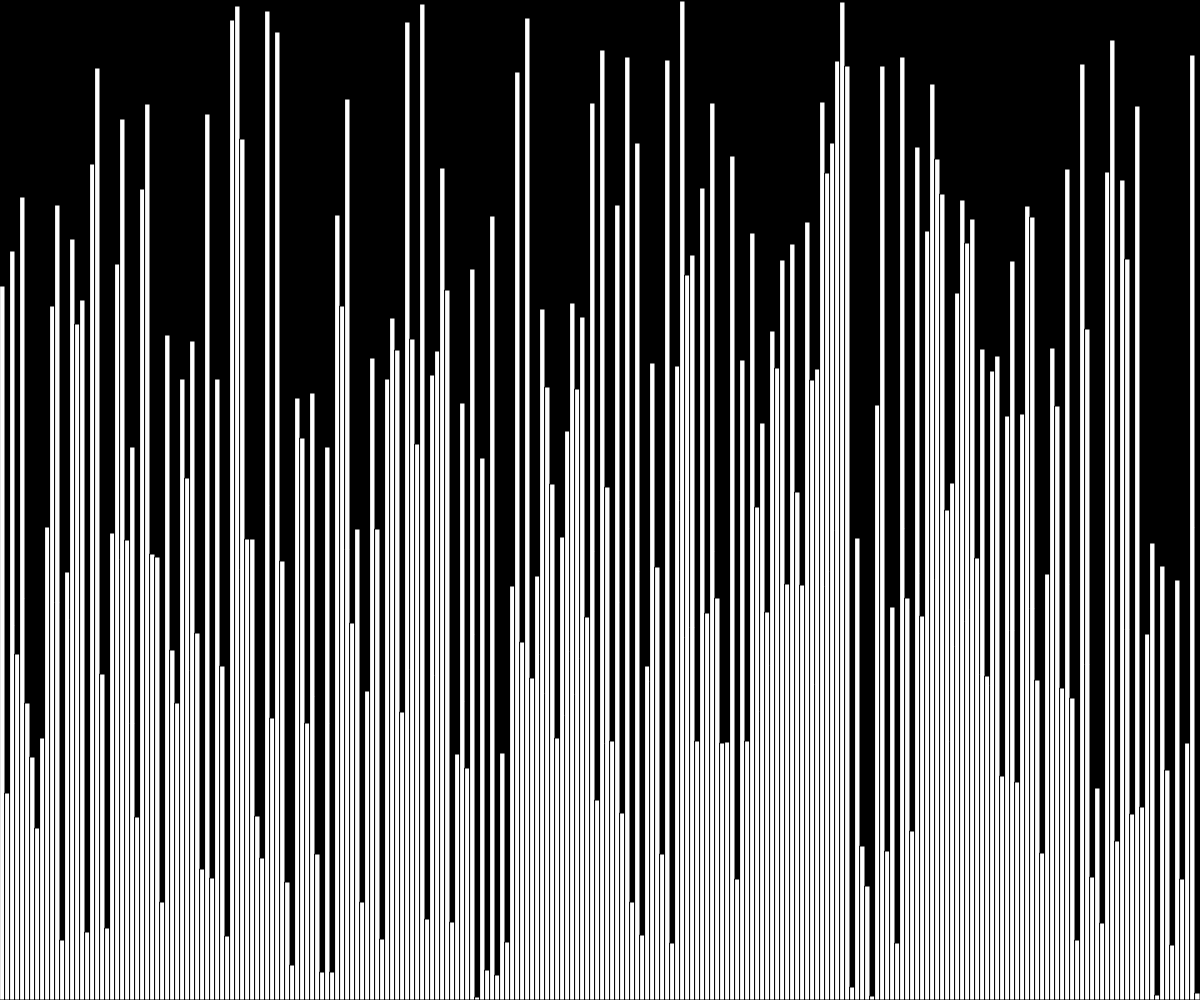
Frame 1 (no input)
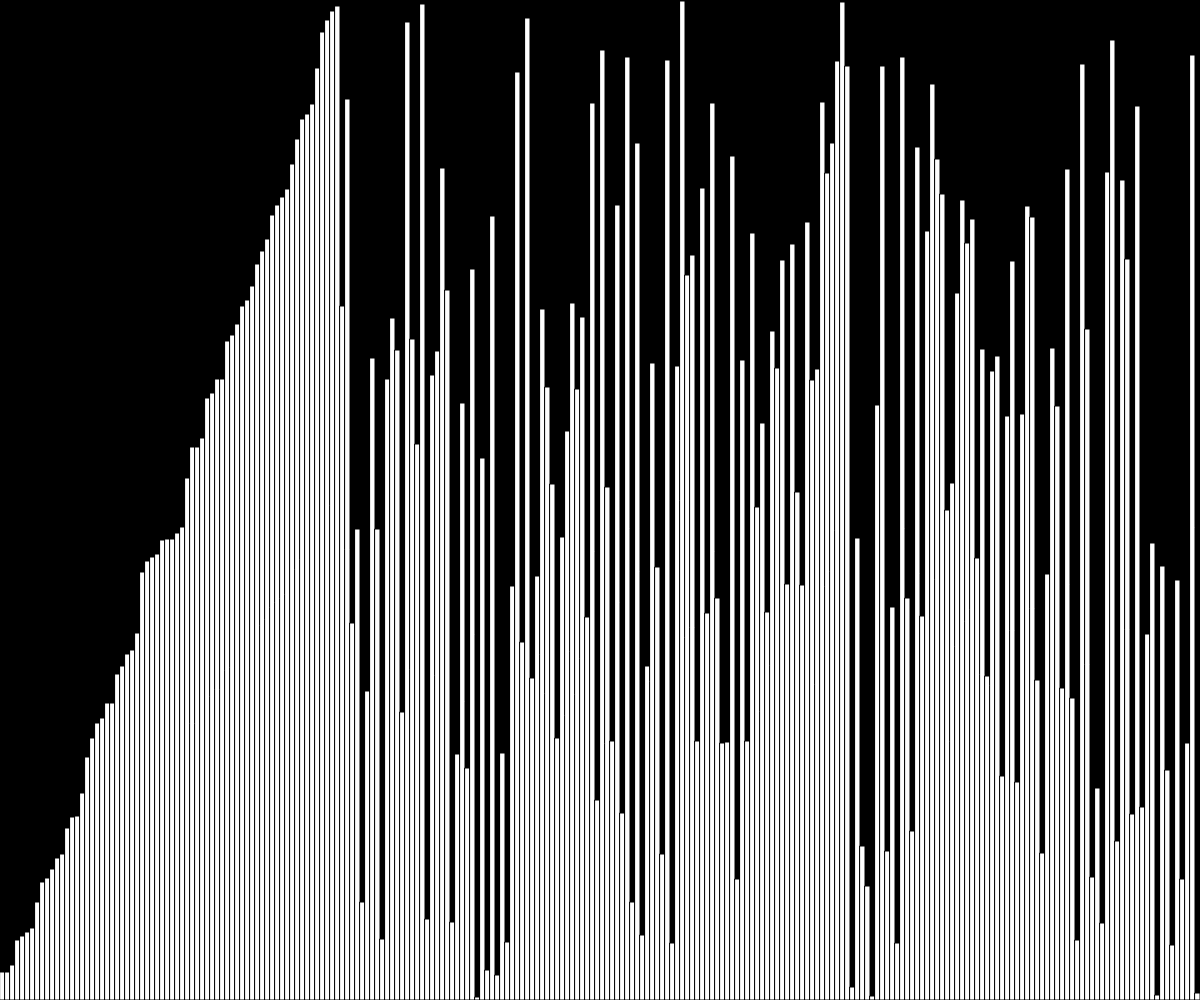
Frame 60 (no input)
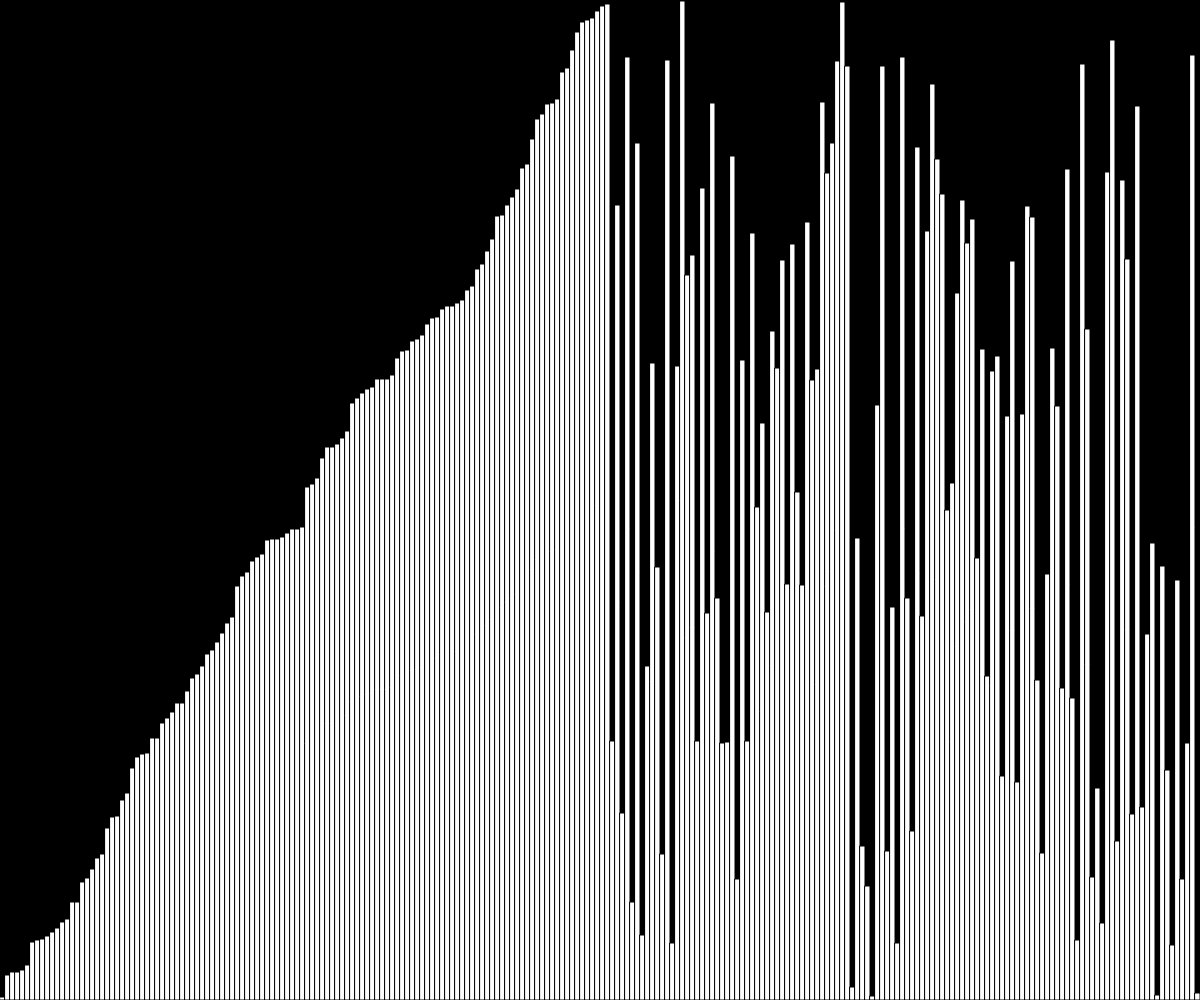
Frame 120 (the mouse pressed at the canvas centre since frame 60)

The p5.js sketch that drew these frames (run headless with seeded random() and noise() and a simulated clock; from frame 60 on, the mouse is pressed at the canvas centre):

// p5.js sketch
// ── sketch.js
var values;
var states = [];
var w = 5;

function setup() {
  createCanvas(windowWidth, windowHeight);
  values = new Array(floor(width / w));
  for (let i = 0; i < values.length; i++) {
    values[i] = floor(random(height));
    states[i] = -1;
  }
  insertionSort(values);
}

function draw() {
  background(0);
  for (let i = 0; i < values.length; i++) {
    if (states[i] == 0) fill("#FC0303");
    else fill(255);
    rect(i * w, height - values[i], w, values[i]);
  }
}

// ── insertionSort.js
async function insertionSort(arr) {
  for (let i = 1; i < arr.length; i++) {
    var currentVal = arr[i];
    await sleep(20);
    for (j = i - 1; j >= 0 && arr[j] > currentVal; j--) {
      arr[j + 1] = arr[j];
    }
    arr[j + 1] = currentVal;
  }
  return arr;
}

function sleep(ms) {
  return new Promise(resolve => setTimeout(resolve, ms));
}
